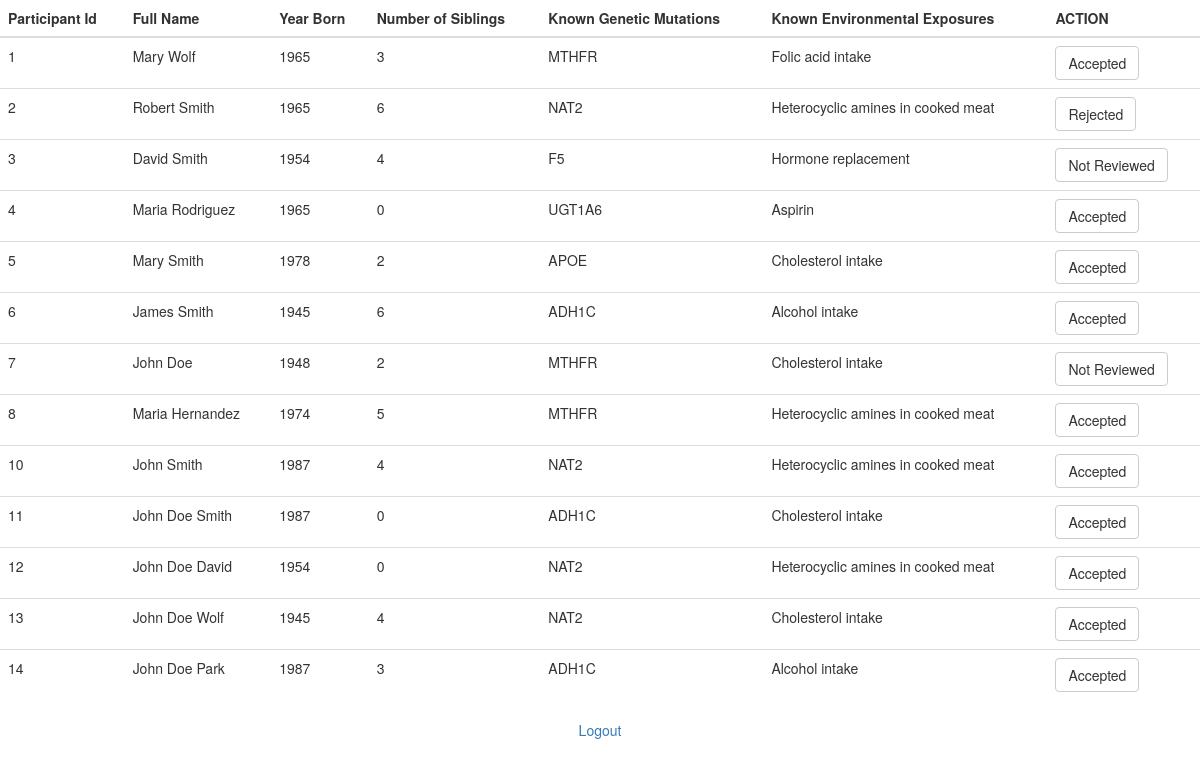
The app's page /participants/ (signed in), older data.
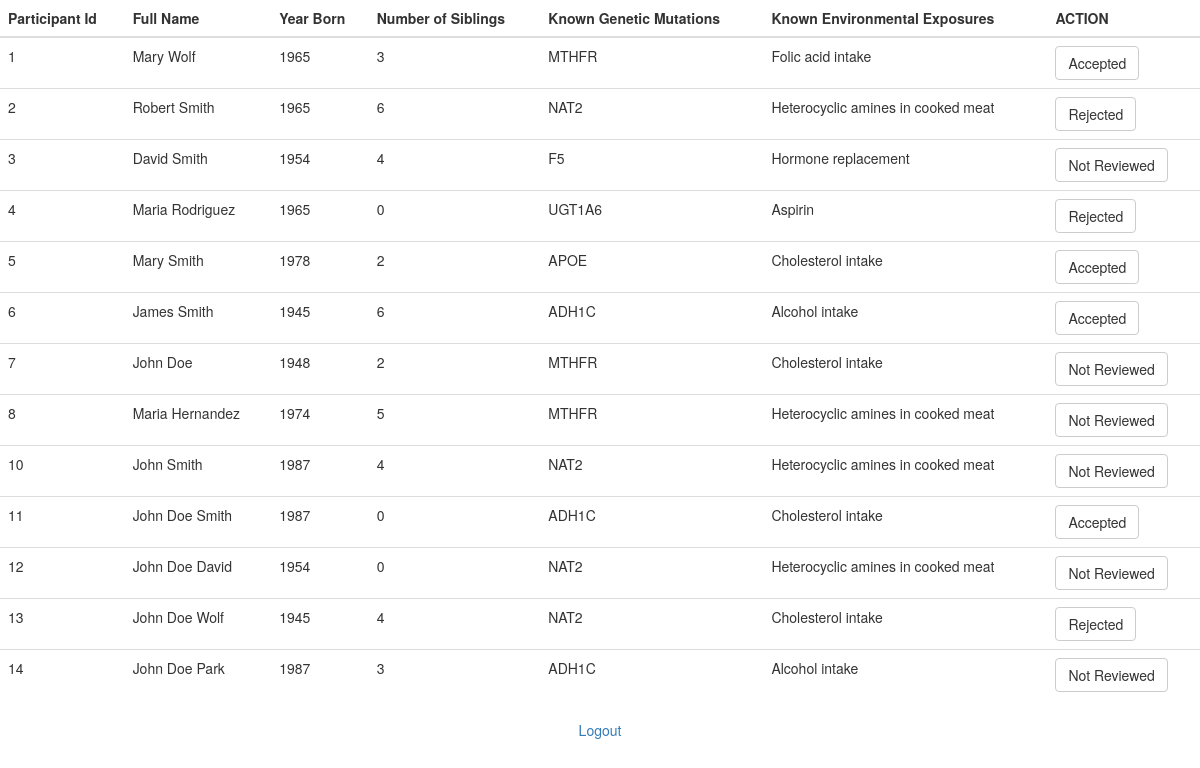
The same page, newer data.
### participants/models.py (models this page shows, shortened)
class Participant(models.Model):
    name = models.CharField(max_length=80)
    year_born = models.PositiveIntegerField(null=True)
    number_of_siblings = models.PositiveIntegerField(null=True)
    genetic_mutations = models.CharField(max_length=200)
    environmental_exposures = models.CharField(max_length=200)
    status = models.CharField(max_length=14, choices=ACTIONS, default='Not Reviewed')

### participants/views.py (the view)
@login_required(login_url="/login/")
def list(request):
    if request.method == 'POST':
        pid = request.POST.get("participantId")
        action = request.POST.get("action")
        taget = Participant.objects.get(id=int(pid))
        taget.status = action
        taget.save()
        return redirect('/participants')
    else:
        list = Participant.objects.all()
        context = { 'list' : list }
        return render(request, 'list.html', context)

### participants/templates/list.html (shortened to what this page needs)
<!DOCTYPE html>
<html>
<link rel="stylesheet" type="text/css"
  href="http://netdna.bootstrapcdn.com/bootstrap/3.0.0/css/bootstrap.min.css">
<body>
<form method="POST" action="/participants/" id="listForm" class="listForm">
 <table id="myTable" class="table table-hover">
    <thead>
      <tr>
        <th>Participant Id</th>
        <th>Full Name</th>
        <th>Year Born</th>
        <th>Number of Siblings</th>
        <th>Known Genetic Mutations</th>
        <th>Known Environmental Exposures</th>
        <th>ACTION</th>
      </tr>
    </thead>
    <tbody>
        {% for participant in list %}
      <tr>
          <td>{{ participant.id }}</td>
        <td>{{ participant.name }}</td>
        <td>{{ participant.year_born }}</td>
        <td>{{ participant.number_of_siblings }}</td>
        <td>{{ participant.genetic_mutations }}</td>
        <td>{{ participant.environmental_exposures }}</td>
        <td class="dropdown"><a class="btn btn-default actionButton"
          data-toggle="dropdown" href="#">{{ participant.status }}</a></td>
      </tr>
      {% endfor %}
    </tbody>
  </table>
  <p class="bs-component">
      <center>
          <a href="/logout/">Logout</a>
      </center>
  </p>
</form>
</body>
</html>

Row changes from the older to the newer data that the page shows:
changed Participant "Maria Rodriguez": status "Accepted" → "Rejected"
changed Participant "Maria Hernandez": status "Accepted" → "Not Reviewed"
changed Participant "John Smith": status "Accepted" → "Not Reviewed"
changed Participant "John Doe David": status "Accepted" → "Not Reviewed"
changed Participant "John Doe Wolf": status "Accepted" → "Rejected"
changed Participant "John Doe Park": status "Accepted" → "Not Reviewed"
